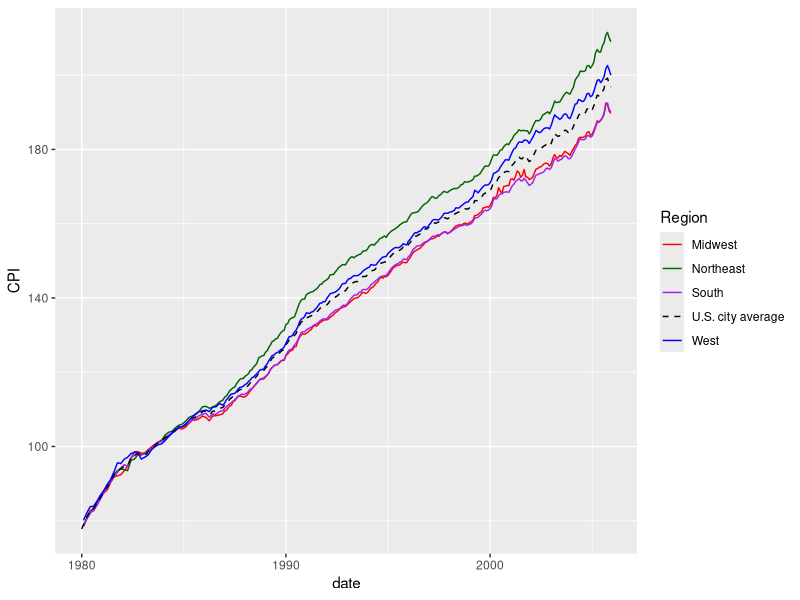
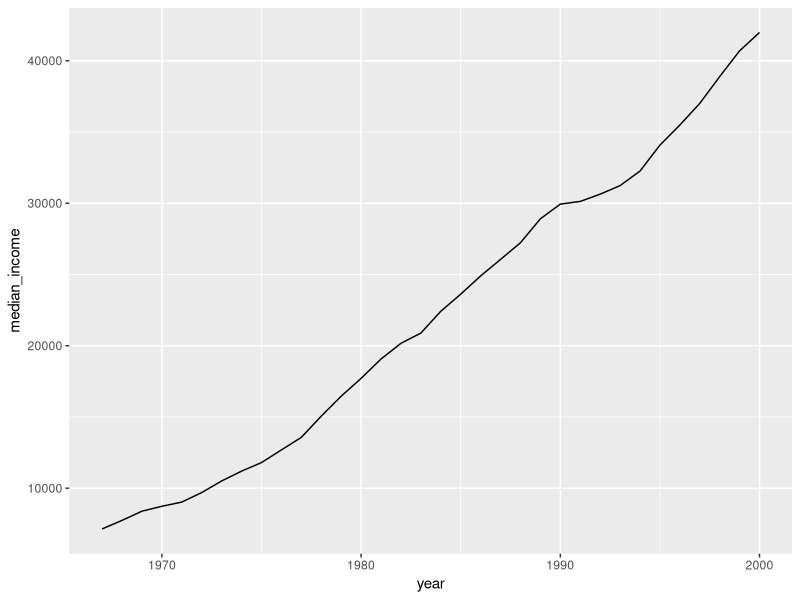

R code for these plots, in order:
## ---- chunk 1
library(tidyverse)
library(lubridate)
library(dplyr)
## ---- chunk 2
cpi_by_region <- read_csv("../data/cpi_by_region.csv")
family_income <- read_csv("../data/income_updated.csv")
accurate_income <- read_csv("../data/accurate_income.csv")
cpi_total <- read_csv("../data/all_cpi_updated.csv")
cpi_income <- read_csv("../data/cpi_income.csv")
## ---- chunk 3
cpi_by_region
## ---- chunk 4
cpi_by_region <- cpi_by_region |>
  mutate(date = mdy(paste(Month, "01", Period)))
## ---- chunk 5
min_year = 1990
max_year = 2000

cpi_by_region |>
  filter(Period >= min_year, Period <= max_year)
## ---- chunk 6
min_year = 1980
max_year = 2005

cpi_by_region |>
  filter(Period >= min_year, Period <= max_year) |>
  ggplot(aes(x = date, y = CPI, group = Region, color = Region,linetype = Region)) +
  geom_line() +
  scale_color_manual(values = c('Red','Dark Green', 'Purple', 'Black', 'Blue')) +
  scale_linetype_manual(values = c("solid","solid", "solid", "dashed","solid"))
## ---- chunk 7
family_income
## ---- chunk 8
min_year = 1960
max_year = 2000
accurate_income |>
  filter(year >= min_year, year <= max_year) |>
  ggplot(aes(x = year, y= median_income))+
      geom_line()
       
## ---- chunk 9
cpi_by_region |>
  group_by(Region)
